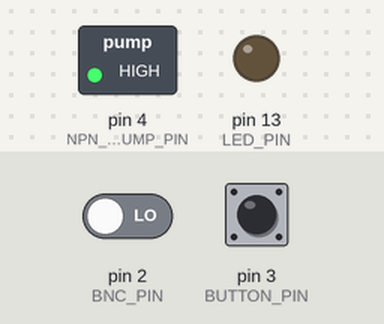
Bench run of a sketch on a simulated Arduino Uno, built with avr-gcc and run on an emulated ATmega328P. Parts: switched loads named in the sketch (green lamp = pin HIGH), output pins drawn as LEDs (lit = HIGH). Inputs (shaded band) come from the test bench; at power-on: pin 2 (BNC_PIN) LOW, pin 3 (BUTTON_PIN) LOW.

Above: at 1.2 s.
1.3 s: pin 2 (BNC_PIN) driven HIGH
At 2.2 s:
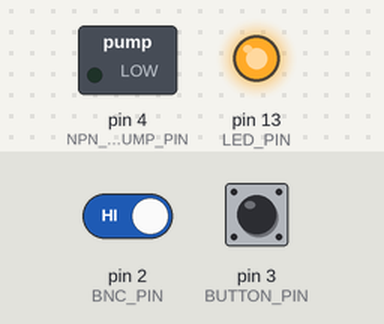
2.8 s: pin 2 (BNC_PIN) driven LOW
At 3.5 s:
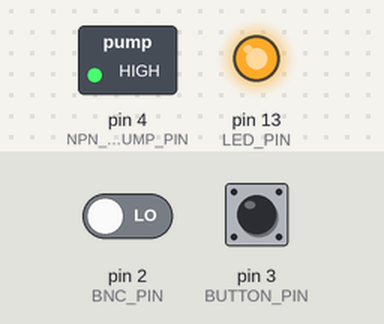
5.8 s: pin 3 (BUTTON_PIN) pulled HIGH for 0.15 s
At 6.3 s:
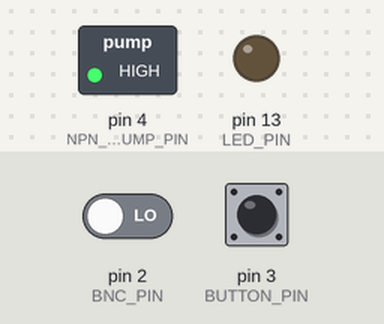
7.4 s: pin 3 (BUTTON_PIN) pulled HIGH for 3.2 s
At 8.0 s:
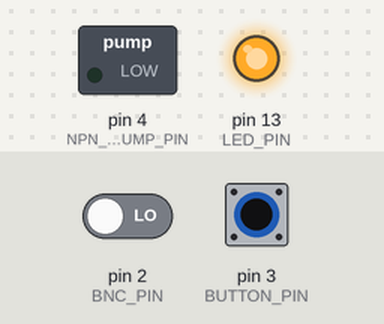
Timing chart, 0 to 12.1 s (numbered marks = the images above; inputs shaded):
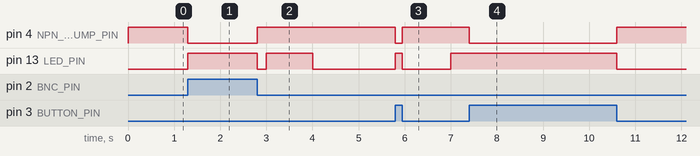

The sketch:

RewardController.ino
```cpp
const int NPN_FOR_PUMP_PIN = 4;
const int BNC_PIN = 2;
const int BUTTON_PIN = 3;
const int LED_PIN = 13;

bool triggered1 = false;
bool triggered2 = false;
void triggered_isr1()
{
  triggered1 = true;
}
void triggered_isr2()
{
  triggered2 = true;
}
void setup() {
  // put your setup code here, to run once:
  pinMode(NPN_FOR_PUMP_PIN, OUTPUT);
  pinMode(BNC_PIN, INPUT);
  pinMode(LED_PIN, OUTPUT);
  pinMode(BUTTON_PIN, INPUT);
  attachInterrupt(0, triggered_isr1, RISING);
  attachInterrupt(1, triggered_isr2, RISING);
    digitalWrite(NPN_FOR_PUMP_PIN, HIGH);
    digitalWrite(LED_PIN, LOW);
  Serial.begin(115200);
}

long led_timer = millis();
int led_state = 0;
void loop() {
  if (triggered1)
  Serial.println("BNC Trig");
  if (triggered2)
  Serial.println("BUT Trig");


  if (millis() - led_timer > 3000 && led_state == 0)
  {
    led_state = 1;
    led_timer = millis();
     digitalWrite(LED_PIN, HIGH);
  }

 if (millis() - led_timer > 1000 && led_state == 1)
  {
    led_state = 0;
    led_timer = millis();
     digitalWrite(LED_PIN, LOW);
  }

  // put your main code here, to run repeatedly:
  if (triggered1 || triggered2) {
    digitalWrite(NPN_FOR_PUMP_PIN, LOW);
    digitalWrite(LED_PIN, HIGH);
    while (digitalRead(BNC_PIN) || digitalRead(BUTTON_PIN));
    digitalWrite(NPN_FOR_PUMP_PIN, HIGH);
    digitalWrite(LED_PIN, LOW);
    triggered1 = false;
     triggered2 = false;
  }
}
```

Measured:
- after the input at 1.3 s, pin 4 (NPN_FOR_PUMP_PIN): HIGH → LOW at once; pin 13 (LED_PIN): LOW → HIGH at once
- after the input at 2.8 s, pin 4 (NPN_FOR_PUMP_PIN): LOW → HIGH at once; pin 13 (LED_PIN): HIGH → LOW at once, → HIGH 0.20 s later, → LOW 1.0 s later
- after the input at 5.8 s, pin 4 (NPN_FOR_PUMP_PIN): HIGH → LOW at once, → HIGH 0.15 s later; pin 13 (LED_PIN): LOW → HIGH after 0.00 s instead of 1.2 s
- after the input at 7.4 s, pin 4 (NPN_FOR_PUMP_PIN): HIGH → LOW at once, → HIGH 3.2 s later
